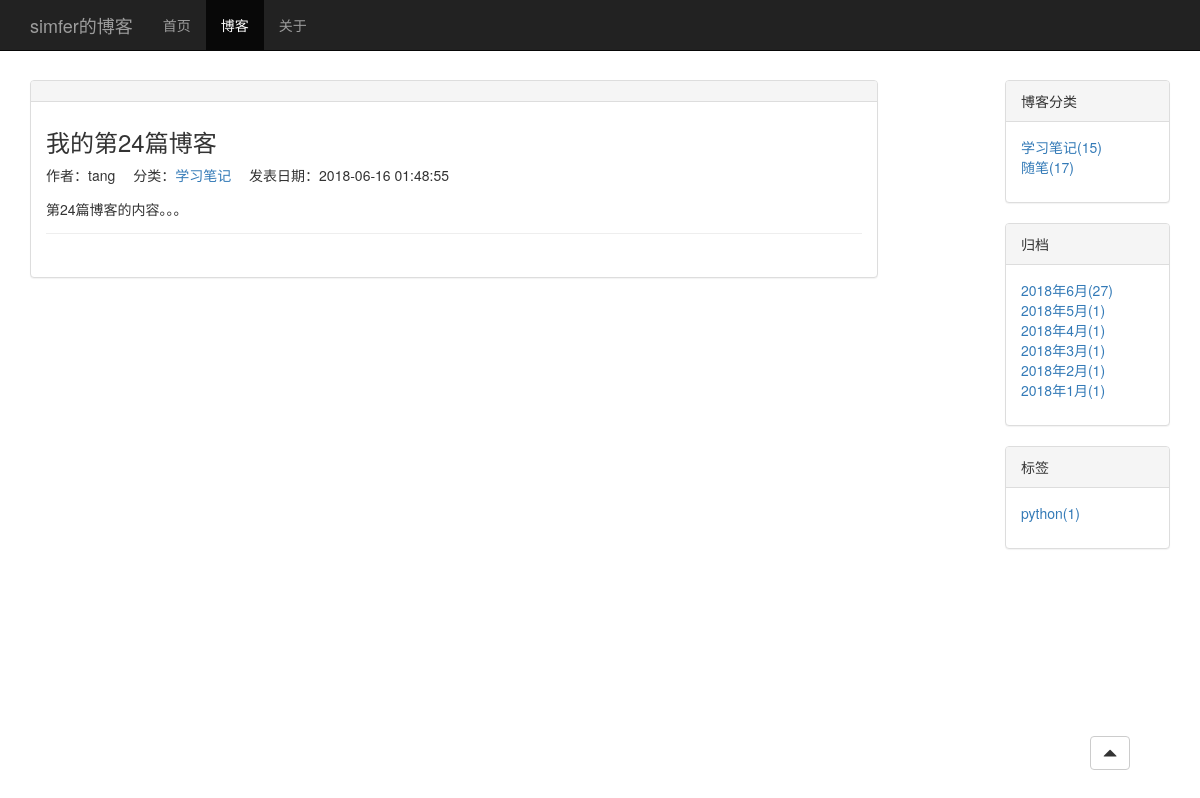
The app's page /blog/26/, older data.
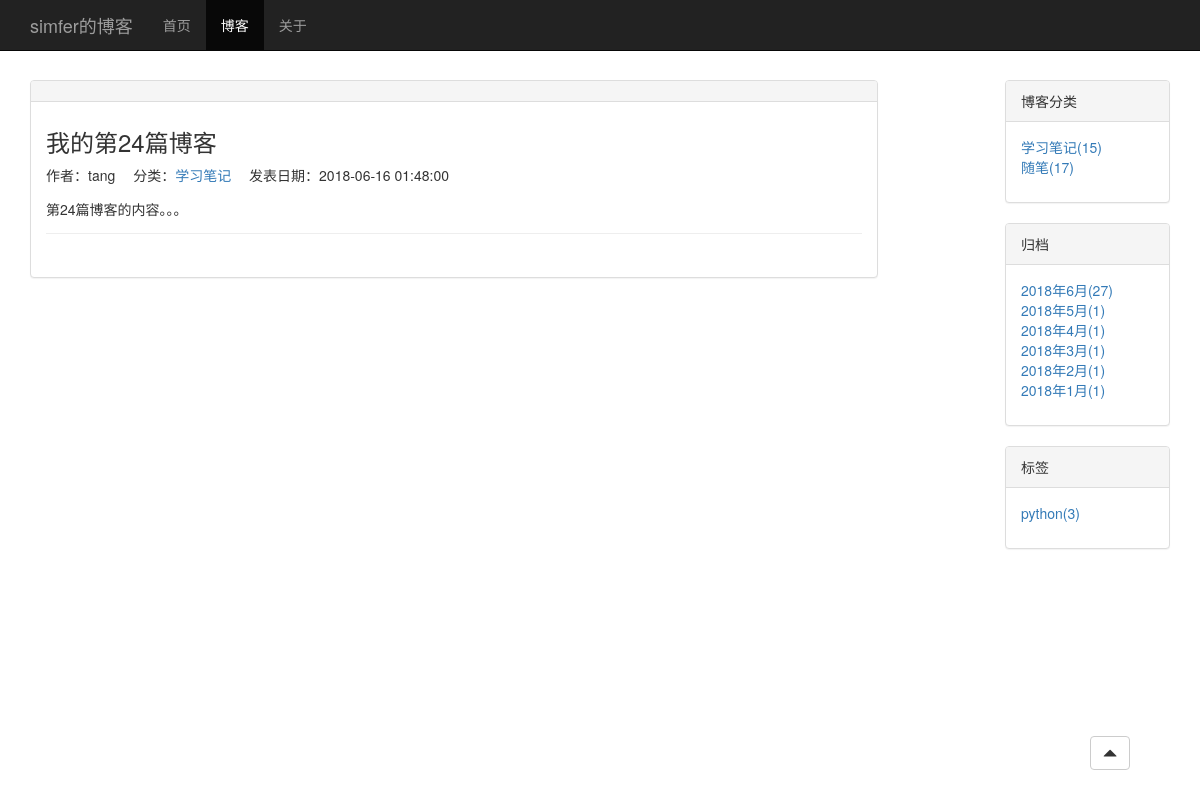
The same page, newer data.
### blog/models.py (models this page shows, shortened)
class Post(models.Model):
    title = models.CharField('标题', max_length=64)
    body = RichTextField()
    created_time = models.DateTimeField('创建时间')
    modified_time = models.DateField('修改时间')
    excerpt = models.CharField(max_length=200, blank=True)
    category = models.ForeignKey(Category, on_delete=models.CASCADE, verbose_name='分类')
    tags = models.ManyToManyField(Tag, blank=True, verbose_name='标签')
    author = models.ForeignKey(User, on_delete=models.CASCADE, verbose_name='作者')
    class Meta:
        verbose_name_plural = '文章'
        ordering = ['-created_time']

class Category(models.Model):
    name = models.CharField(max_length=32)
    def __str__(self):
        return self.name
    class Meta:
        verbose_name_plural = '分类'

class Tag(models.Model):
    name = models.CharField(max_length=32)
    def __str__(self):
        return self.name
    class Meta:
        verbose_name_plural = '标签'

### blog/views.py (the view)
# urls.py: path('<int:pk>/', BlogDetailView.as_view(), name='blog_detail'),
class BlogDetailView(IndexView):
    template_name = 'blog/blog_detail.html'
    context_object_name = 'blog'
    def get_queryset(self):
        return get_object_or_404(Post, pk=self.kwargs['pk'])
    def get_context_data(self, **kwargs):
        context = super().get_context_data(**kwargs)
        context['now'] = timezone.now()
        return context

### blog/views.py (called while the page is built)
    def get_context_data(self, **kwargs):
        context = super().get_context_data(**kwargs)
        context['categorys'] = Category.objects.annotate(count=Count('post'))
        context['tags'] = Tag.objects.annotate(count=Count('post'))
        blog_dates = Post.objects.dates('created_time', 'month', order='DESC')
        blog_dates_dict = {}
        for blog_date in blog_dates:
            blog_count = Post.objects.filter(created_time__year=blog_date.year,
                                             created_time__month=blog_date.month).count()
            blog_dates_dict[blog_date] = blog_count
        context['dates'] = blog_dates_dict
        return context

### blog/templates/blog/blog_detail.html
{% extends 'blog/blog_list.html' %}
{% block nav_blog_active %}active{% endblock nav_blog_active %}
{% block blog-content %}
<div class="panel panel-default">
    <div class="panel-heading"></div>
        <div class="panel-body">
            <div class="blog">
                <h3>{{ blog.title }}</h3>
                <ul class="blog-info-description">
                    <li>作者：{{ blog.author }}</li>
                    <li>分类：<a href="{% url 'blog:blog_category' blog.category %}">{{ blog.category }}</a></li>
                    <li>发表日期：{{ blog.created_time|date:"Y-m-d H:i:s" }}</li>
                </ul>
                <p class="blog-info">{{ blog.body }}</p>
            </div>
    </div>
</div>
{% endblock blog-content %}

### blog/templates/blog/blog_list.html (shortened to what this page needs)
{% extends 'blog/base.html' %}
{% block content %}
<div class="container">
  <div class="row">
    <div class="col-xs-12 col-md-9">
      {% block blog-content %}{% endblock blog-content %}
    </div>
    <div class="hidden-xs col-md-2 col-md-offset-1">
      <div class="panel panel-default">
        <div class="panel-heading">博客分类</div>
        <div class="panel-body">
          <ul class="sidebar-module">
            {% for category in categorys %}
              {% if category.count != 0 %}
                <li><a href="{% url 'blog_category' category.name %}">{{ category.name }}({{ category.count }})</a></li>
              {% endif %}
            {% endfor %}
          </ul>
        </div>
      </div>
      <div class="panel panel-default">
        <div class="panel-heading">归档</div>
        <div class="panel-body">
          <ul class="sidebar-module">
            {% for date, blog_count in dates.items %}
            <li><a href="{% url 'blog_archive' date.year date.month %}">{{ date|date:"Y年n月" }}({{ blog_count }})</a></li>
            {% endfor %}
          </ul>
        </div>
      </div>
      <div class="panel panel-default">
        <div class="panel-heading">标签</div>
        <div class="panel-body">
          <ul class="sidebar-module">
            {% for tag in tags %}
              {% if tag.count != 0 %}
              <li><a href="{% url 'blog_tag' tag.name %}">{{ tag }}({{ tag.count }})</a></li>
              {% endif %}
            {% endfor %}
          </ul>
        </div>
      </div>
    </div>
  </div>
</div>
{% endblock content %}

### blog/templates/blog/base.html (shortened to what this page needs)
{% load static %}
<!DOCTYPE html>
<html lang="zh-CN">
<head>
  <link href="{% static 'bootstrap-3.3.7/css/bootstrap.min.css' %}" rel="stylesheet">
  {% block header %}
  <link href="{% static 'blog/blog.css' %}" rel="stylesheet">
  {% endblock header %}
</head>
<body>
  <nav class="navbar navbar-inverse navbar-fixed-top">
    <div class="container">
      <div class="navbar-header">
        <a class="navbar-brand" href="{% url 'blog_home' %}">simfer的博客</a>
      </div>
      <div id="navbar" class="collapse navbar-collapse">
        <ul class="nav navbar-nav">
          <li class="{% block nav_home_active %}{% endblock nav_home_active %}">
            <a href="{% url 'blog_home' %}">首页</a>
          </li>
          <li class="{% block nav_blog_active %}{% endblock nav_blog_active %}">
            <a href="{% url 'blog_list' %}">博客</a>
          </li>
          <li class="{% block nav_about_active %}{% endblock nav_about_active %}">
            <a href="{% url 'blog_about' %}">关于</a>
          </li>
        </ul>
      </div>
    </div>
  </nav>
  {% block content %}{% endblock content %}
  <a href="#">
    <button type="button" class="btn btn-default" aria-label="Top" style="position: fixed; bottom: 30px; right: 70px;">
      <span class="glyphicon glyphicon-triangle-top" aria-hidden="true"></span>
    </button>
  </a>
</body>
</html>

### blog/static/blog/blog.css (style rules this page uses)
* { margin: 0; padding: 0; }
body { padding-top: 80px; }
div.blog { margin-bottom: 2em; padding-bottom: 1em; border-bottom: 1px solid #eee; }
div.blog h3 { margin-top: 0.5em; }
div.blog p.blog-info { margin-bottom: 0; }
ul.sidebar-module { list-style-type: none; }
ul.blog-info-description { list-style-type: none; margin-bottom: 1em; }
ul.blog-info-description li { display: inline-block; margin-right: 1em; }

Row changes from the older to the newer data that the page shows:
changed Post "我的第24篇博客": created_time "2018-06-16 01:48:55" → "2018-06-16 01:48:00"
computed for Tag "python": count "1" → "3"
